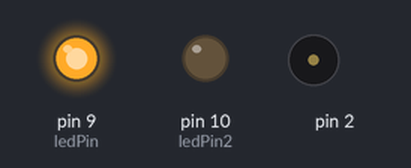
Simulated run of this sketch. Board: Arduino Uno, built with avr-gcc and run on an emulated ATmega328P. On the bench: output pins drawn as LEDs (lit = HIGH), buzzer (waves = sounding). What the sketch prints to the serial monitor is not drawn.

Above: at 0.1 s.
At 15.63 s:
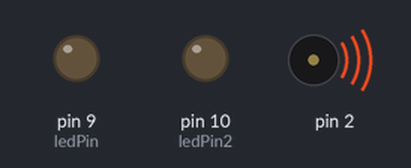
At 20.36 s:
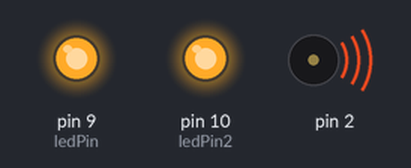
At 25.6 s:
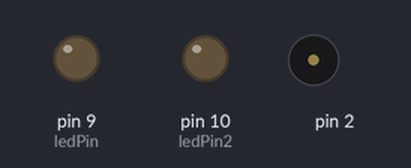
At 34.2 s:
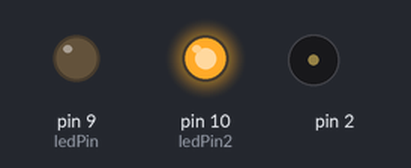
Timing chart, 0 to 35.0 s (numbered marks = the images above):
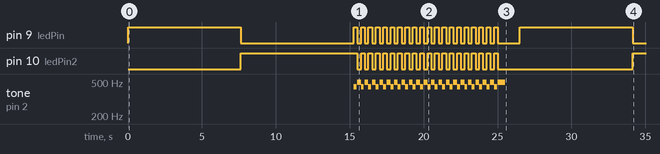

Measured:
- by itself, pin 9 (ledPin): goes HIGH 7.6 s, LOW 7.6 s, 19 × (HIGH 0.25 s, LOW 0.25 s), HIGH 0.25 s, LOW 1.5 s, HIGH 7.6 s, then LOW
- by itself, pin 10 (ledPin2): goes HIGH 7.9 s, 19 × (LOW 0.25 s, HIGH 0.25 s), LOW 9.1 s, then HIGH
- by itself, tone on pin 2: plays 440 Hz for 0.20 s, 494 Hz for 0.25 s, 440 Hz for 0.20 s, 494 Hz for 0.25 s, 440 Hz for 0.20 s, 494 Hz for 0.25 s … (40 notes in this stretch)

The sketch:

Animal_with_sound.ino
```cpp
// Using an animal to make sound - next it to incorporate a fotosensor!

int ledPin = 9;
int ledPin2 = 10;
int delayPeriod = 250;
void setup()  {
  Serial.begin(1115200);
  pinMode(2,OUTPUT);

}
//when the psycedelic animal wakes up
void loop()  {
  // fade in from min to max in increments of 5 points:
  for(int fadeValue = 0 ; fadeValue <= 255; fadeValue +=5) {
    // sets the value (range from 0 to 255):
    analogWrite(ledPin, fadeValue);
    // wait for 30 milliseconds to see the dimming effect
  }
  for(int y=0; y<6000;y+=5)
  {
    Serial.print("y+=5");
    Serial.print(" Freq: ");
    Serial.println(y);

    tone(2, y);
    delay(5); //play with delay "ratio"
    noTone(2);
    delay(1); //play with delay "ratio"
  }

  // fade out from max to min in increments of 5 points:
  for(int fadeValue = 255 ; fadeValue >= 0; fadeValue -=5) {
    // sets the value (range from 0 to 255):
    analogWrite(ledPin, fadeValue);
  }
  for(int fadeValue = 0 ; fadeValue <= 255; fadeValue +=5) {
    // sets the value (range from 0 to 255):
    analogWrite(ledPin2, fadeValue);
  }
  for(int y=0; y<6000;y+=5)
  {
    Serial.print("y-=5");
    Serial.print(" Freq: ");
    Serial.println(y);

    tone(2, y);
    delay(5); //play with delay "ratio"
    noTone(2);
    delay(1); //play with delay "ratio"
  }

  // fade out from max to min in increments of 5 points:
  for(int fadeValue = 255 ; fadeValue >= 0; fadeValue -=5) {
    // sets the value (range from 0 to 255):
    analogWrite(ledPin2, fadeValue);
  }

  //when animal is alive - when the eyes pop out
  for (int i = 0; i < 20; i ++)
  {
    digitalWrite(ledPin,HIGH);
    digitalWrite(ledPin2,HIGH);
    tone(2, 440, 200);
    delay(delayPeriod);
    digitalWrite(ledPin,LOW);
    digitalWrite(ledPin2,LOW);
    tone(2, 494, 500);
    delay(delayPeriod);
  }

  delay(5*delayPeriod);

}
```
